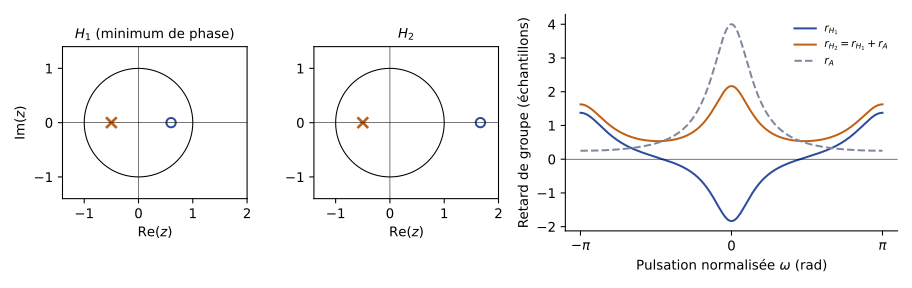

Write the Python code that produced this figure.
"""TSIG1 ch. 5 — H1 = (z-b)/(z+a) (minimum de phase), H2 = (bz-1)/(z+a), A = (bz-1)/(z-b) ; a = 0,5, b = 0,6.
D'après les notes de cours [notes, f. 12 v° et f. 13 r°], redessinée ; retards de groupe calculés (dérivée numérique de la phase déroulée)
et comparés à la formule r_A = (1 - b^2) / (1 - 2 b cos w + b^2)."""
import numpy as np
import matplotlib
matplotlib.use("Agg")
import matplotlib.pyplot as plt
plt.rcParams.update({"font.family": "sans-serif", "font.size": 10, "svg.fonttype": "none"})
a_, b_ = 0.5, 0.6
w = np.linspace(-np.pi, np.pi, 4001)
z = np.exp(1j * w)
H1 = (z - b_) / (z + a_); H2 = (b_ * z - 1) / (z + a_); A = (b_ * z - 1) / (z - b_)
gd = lambda H: -np.gradient(np.unwrap(np.angle(H)), w)
rA_th = (1 - b_ ** 2) / (1 - 2 * b_ * np.cos(w) + b_ ** 2)
assert np.allclose(np.abs(H1), np.abs(H2)) and np.allclose(np.abs(A), 1)
assert np.max(np.abs(gd(A)[5:-5] - rA_th[5:-5])) < 1e-3
assert np.all(gd(H2)[5:-5] >= gd(H1)[5:-5] - 1e-9)
fig, ax = plt.subplots(1, 3, figsize=(9.5, 3), gridspec_kw={"width_ratios": [1, 1, 1.8]})
th = np.linspace(0, 2 * np.pi, 400)
for p, (titre, zero) in zip(ax[:2], ((r"$H_1$ (minimum de phase)", b_), (r"$H_2$", 1 / b_))):
    p.plot(np.cos(th), np.sin(th), color="k", lw=0.8)
    p.plot([-a_], [0], "x", color="#BF6014", ms=8, mew=2)
    p.plot([zero], [0], "o", mfc="none", mec="#2B4C9B", ms=7, mew=1.5)
    p.set_aspect("equal"); p.set_xlim(-1.4, 2.0); p.set_ylim(-1.4, 1.4)
    p.axhline(0, color="k", lw=0.4); p.axvline(0, color="k", lw=0.4)
    p.set_title(titre, fontsize=10); p.set_xlabel(r"$\mathrm{Re}(z)$")
ax[0].set_ylabel(r"$\mathrm{Im}(z)$")
c = ax[2]
c.plot(w, gd(H1), color="#2B4C9B", label=r"$r_{H_1}$")
c.plot(w, gd(H2), color="#BF6014", label=r"$r_{H_2} = r_{H_1} + r_A$")
c.plot(w, rA_th, color="#7E889B", ls="--", label=r"$r_A$")
c.set_xticks([-np.pi, 0, np.pi]); c.set_xticklabels([r"$-\pi$", "0", r"$\pi$"])
c.set_xlabel(r"Pulsation normalisée $\omega$ (rad)"); c.set_ylabel("Retard de groupe (échantillons)")
c.axhline(0, color="k", lw=0.4); c.legend(frameon=False, fontsize=8)
c.spines[["top", "right"]].set_visible(False)
fig.tight_layout(); fig.savefig("05-minimum-phase.svg")
